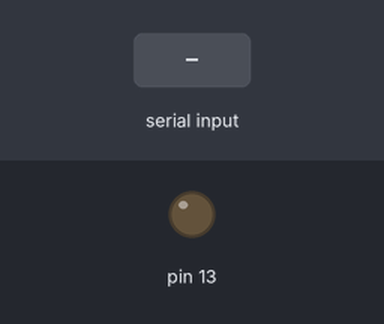
Recording of a sketch running on a simulated Arduino Uno, built with avr-gcc and run on an emulated ATmega328P. Shown: output pins drawn as LEDs (lit = HIGH). The test bench sets the inputs (shaded band).

Above: at 1.2 s.
1.3 s: byte 1 (1) received over Serial
At 2.5 s:
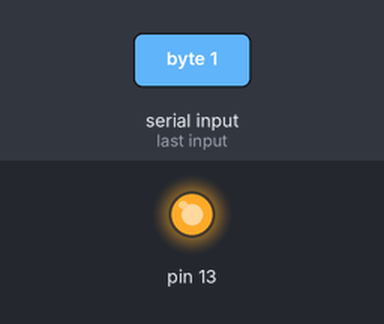
2.8 s: "1" received over Serial
At 3.7 s:
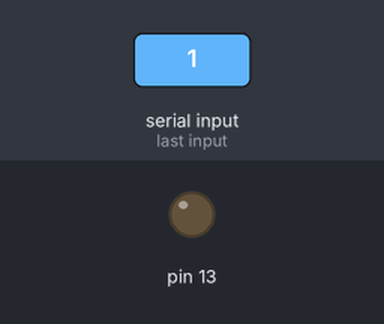
Timing chart, 0 to 5.8 s (numbered marks = the images above; inputs shaded):
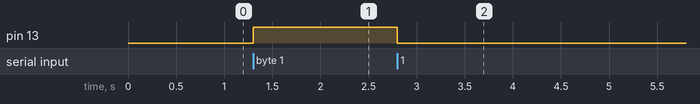

Measured:
- after the input at 1.3 s, pin 13: LOW → HIGH at once
- after the input at 2.8 s, pin 13: HIGH → LOW at once

The sketch:

slave.ino
```cpp
void setup() {
  // put your setup code here, to run once:
Serial.begin(9600);
pinMode(13, OUTPUT);
}
byte nume;
void loop() {
  // put your main code here, to run repeatedly:

    if(Serial.available()){
    nume = Serial.read();
    if(nume == 1){
    digitalWrite(13, HIGH);
    } else {
    digitalWrite(13, LOW);
    }
    }

}
```
